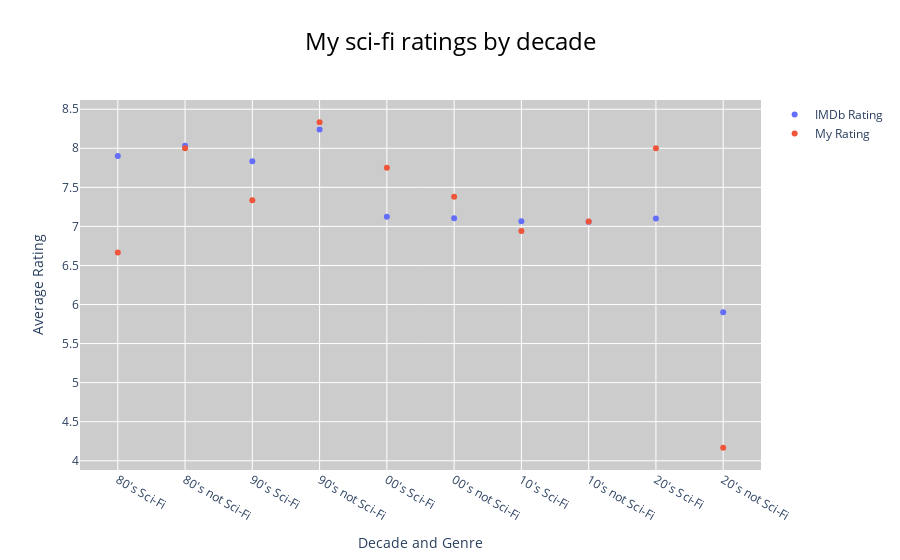

This figure's notebook cell:
### Code cell
# This is confusing. Brainstorm this
# df[(df['Decade'] == "90's") & (df['Sci-Fi'] == True)]
# df[(df['Decade'] == "90's") & (df['Sci-Fi'] == False)]
df_2 = df.groupby(['Decade','Sci-Fi'], as_index=False).mean()[['Decade','Sci-Fi','IMDb Rating', 'Your Rating']]
df_2['Sci-Fi'] = np.where(df_2['Sci-Fi'], 'Sci-Fi', 'not Sci-Fi')
df_2['combo'] = df_2['Decade'].astype(str) + ' ' + df_2['Sci-Fi'].astype(str)
df_2.sort_values(['Decade','Sci-Fi'], inplace=True)
fig = go.Figure()
fig.add_trace(go.Scatter(
    x=df_2['combo'], 
    y=df_2['IMDb Rating'],
    name='IMDb Rating',
    mode='markers'
))
fig.add_trace(go.Scatter(
    x=df_2['combo'], 
    y=df_2['Your Rating'],
    name='My Rating',
    mode='markers'
))
fig.update_layout(
    plot_bgcolor='#cccccc',
    title=dict(
        text='My sci-fi ratings by decade',
        font=dict(
            size=24,
            color='#000000'
        ),
        x=.5
    ),
    xaxis=dict(
        title='Decade and Genre'
    ),
    yaxis=dict(
        title='Average Rating'
    )
)
fig.show()

### Figure 1 — Plotly figure (JSON) as saved in the notebook; plotly's stock layout.template omitted (floating-point values rounded to 4 significant figures)
{"data": [{"mode": "markers", "name": "IMDb Rating", "type": "scatter", "x": ["80's Sci-Fi", "80's not Sci-Fi", "90's Sci-Fi", "90's not Sci-Fi", "00's Sci-Fi", "00's not Sci-Fi", "10's Sci-Fi", "10's not Sci-Fi", "20's Sci-Fi", "20's not Sci-Fi"], "y": [7.9, 8.033, 7.833, 8.242, 7.125, 7.105, 7.068, 7.06, 7.1, 5.9]}, {"mode": "markers", "name": "My Rating", "type": "scatter", "x": ["80's Sci-Fi", "80's not Sci-Fi", "90's Sci-Fi", "90's not Sci-Fi", "00's Sci-Fi", "00's not Sci-Fi", "10's Sci-Fi", "10's not Sci-Fi", "20's Sci-Fi", "20's not Sci-Fi"], "y": [6.667, 8, 7.333, 8.333, 7.75, 7.378, 6.941, 7.064, 8, 4.167]}], "layout": {"plot_bgcolor": "#cccccc", "title": {"font": {"color": "#000000", "size": 24}, "text": "My sci-fi ratings by decade", "x": 0.5}, "xaxis": {"title": {"text": "Decade and Genre"}}, "yaxis": {"title": {"text": "Average Rating"}}}}
